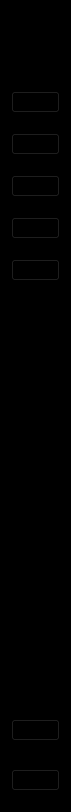
     <widget class="QWidget" name="icon_only_widget" native="true">
      <property name="minimumSize">
       <size>
        <width>71</width>
        <height>0</height>
       </size>
      </property>
      <property name="maximumSize">
       <size>
        <width>71</width>
        <height>16777215</height>
       </size>
      </property>
      <property name="styleSheet">
       <string notr="true">QWidget{
	
	background-color: rgb(0, 0, 0);
}
QPushButton:checked{
	background-color: rgb(255, 255, 255);
	border-radius:3px;
}</string>
      </property>
      <layout class="QVBoxLayout" name="verticalLayout_11">
       <property name="topMargin">
        <number>30</number>
       </property>
       <item>
        <layout class="QHBoxLayout" name="horizontalLayout">
         <item>
          <spacer name="horizontalSpacer">
           <property name="orientation">
            <enum>Qt::Horizontal</enum>
           </property>
           <property name="sizeHint" stdset="0">
            <size>
             <width>28</width>
             <height>20</height>
            </size>
           </property>
          </spacer>
         </item>
         <item>
          <widget class="QLabel" name="label_4">
           <property name="maximumSize">
            <size>
             <width>40</width>
             <height>40</height>
            </size>
           </property>
           <property name="text">
            <string/>
           </property>
           <property name="pixmap">
            <pixmap resource="res.qrc">:/imges/images/logo (1).png</pixmap>
           </property>
           <property name="scaledContents">
            <bool>true</bool>
           </property>
          </widget>
         </item>
         <item>
          <spacer name="horizontalSpacer_2">
           <property name="orientation">
            <enum>Qt::Horizontal</enum>
           </property>
           <property name="sizeHint" stdset="0">
            <size>
             <width>28</width>
             <height>20</height>
            </size>
           </property>
          </spacer>
         </item>
        </layout>
       </item>
       <item>
        <layout class="QVBoxLayout" name="verticalLayout_9">
         <property name="spacing">
          <number>20</number>
         </property>
         <property name="topMargin">
          <number>35</number>
         </property>
         <item>
          <widget class="QPushButton" name="dashboard_1">
           <property name="text">
            <string/>
           </property>
           <property name="icon">
            <iconset resource="res.qrc">
             <normaloff>:/imges/images/dashboardsmall1.png</normaloff>
             <normalon>:/imges/images/dashboardsmall2.png</normalon>:/imges/images/dashboardsmall1.png</iconset>
           </property>
           <property name="checkable">
            <bool>true</bool>
           </property>
           <property name="autoExclusive">
            <bool>true</bool>
           </property>
          </widget>
         </item>
         <item>
          <widget class="QPushButton" name="institution_1">
           <property name="text">
            <string/>
           </property>
           <property name="icon">
            <iconset resource="res.qrc">
             <normaloff>:/imges/images/institutionsmall1.png</normaloff>
             <normalon>:/imges/images/institutionsmall2.png</normalon>:/imges/images/institutionsmall1.png</iconset>
           </property>
           <property name="iconSize">
            <size>
             <width>100</width>
             <height>20</height>
            </size>
           </property>
           <property name="checkable">
            <bool>true</bool>
           </property>
           <property name="autoExclusive">
            <bool>true</bool>
           </property>
          </widget>
         </item>
         <item>
          <widget class="QPushButton" name="manage_students_1">
           <property name="text">
            <string/>
           </property>
           <property name="icon">
            <iconset resource="res.qrc">
             <normaloff>:/imges/images/studentssmall1.png</normaloff>
             <normalon>:/imges/images/studentssmall2.png</normalon>:/imges/images/studentssmall1.png</iconset>
           </property>
           <property name="iconSize">
            <size>
             <width>100</width>
             <height>20</height>
            </size>
           </property>
           <property name="checkable">
            <bool>true</bool>
           </property>
           <property name="autoExclusive">
            <bool>true</bool>
           </property>
          </widget>
         </item>
         <item>
          <widget class="QPushButton" name="manage_teacher_1">
           <property name="text">
            <string/>
           </property>
           <property name="icon">
            <iconset resource="res.qrc">
             <normaloff>:/imges/images/teacherssmall1.png</normaloff>
             <normalon>:/imges/images/teacherssmall2.png</normalon>:/imges/images/teacherssmall1.png</iconset>
           </property>
           <property name="iconSize">
            <size>
             <width>100</width>
             <height>20</height>
            </size>
           </property>
           <property name="checkable">
            <bool>true</bool>
           </property>
           <property name="autoExclusive">
            <bool>true</bool>
           </property>
          </widget>
         </item>
         <item>
          <widget class="QPushButton" name="manage_finances_1">
           <property name="text">
            <string/>
           </property>
           <property name="icon">
            <iconset resource="res.qrc">
             <normaloff>:/imges/images/financessmall1.png</normaloff>
             <normalon>:/imges/images/financessmall2.png</normalon>:/imges/images/financessmall1.png</iconset>
           </property>
           <property name="iconSize">
            <size>
             <width>100</width>
             <height>20</height>
            </size>
           </property>
           <property name="checkable">
            <bool>true</bool>
           </property>
           <property name="autoExclusive">
            <bool>true</bool>
           </property>
          </widget>
         </item>
        </layout>
       </item>
       <item>
        <spacer name="verticalSpacer_2">
         <property name="orientation">
          <enum>Qt::Vertical</enum>
         </property>
         <property name="sizeHint" stdset="0">
          <size>
           <width>17</width>
           <height>432</height>
          </size>
         </property>
        </spacer>
       </item>
       <item>
        <layout class="QVBoxLayout" name="verticalLayout_10">
         <property name="spacing">
          <number>28</number>
         </property>
         <property name="bottomMargin">
          <number>10</number>
         </property>
         <item>
          <widget class="QPushButton" name="setting_1">
           <property name="text">
            <string/>
           </property>
           <property name="icon">
            <iconset resource="res.qrc">
             <normaloff>:/imges/images/settingssmall1.png</normaloff>
             <normalon>:/imges/images/settingssmall2.png</normalon>:/imges/images/settingssmall1.png</iconset>
           </property>
           <property name="iconSize">
            <size>
             <width>100</width>
             <height>19</height>
            </size>
           </property>
           <property name="checkable">
            <bool>true</bool>
           </property>
           <property name="autoExclusive">
            <bool>true</bool>
           </property>
          </widget>
         </item>
         <item>
          <widget class="QPushButton" name="exit_1">
           <property name="text">
            <string/>
           </property>
           <property name="icon">
            <iconset resource="res.qrc">
             <normaloff>:/imges/images/signoutsmall1.png</normaloff>
             <normalon>:/imges/images/signoutsmall2.png</normalon>:/imges/images/signoutsmall1.png</iconset>
           </property>
           <property name="iconSize">
            <size>
             <width>100</width>
             <height>18</height>
            </size>
           </property>
           <property name="checkable">
            <bool>true</bool>
           </property>
           <property name="autoExclusive">
            <bool>true</bool>
           </property>
          </widget>
         </item>
        </layout>
       </item>
      </layout>
     </widget>
